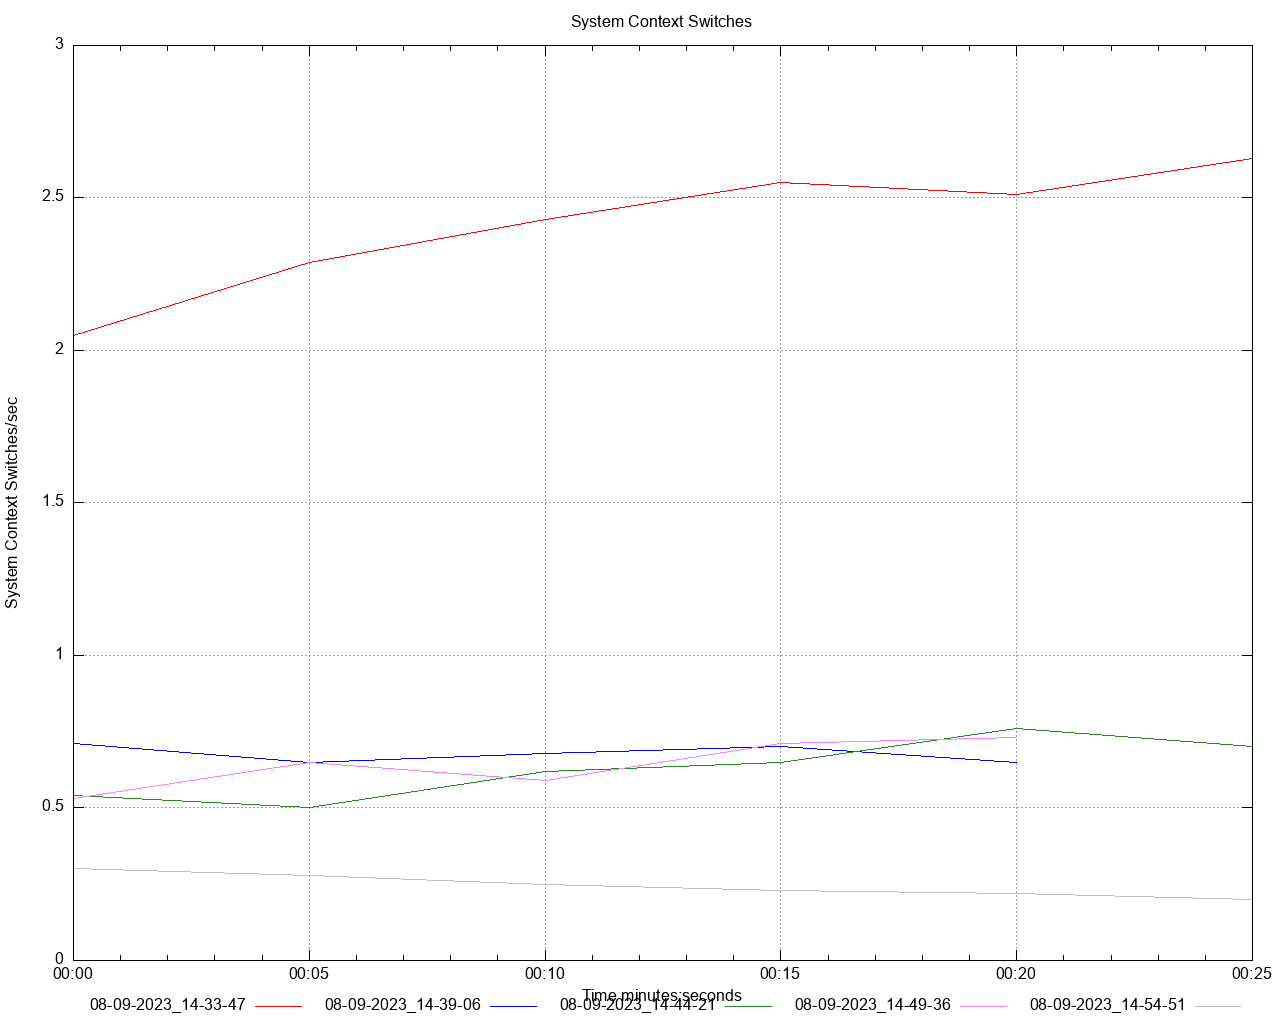

Write gnuplot code to recreate this figure.
set title 'System Context Switches' noenhanced
set style data lines
set datafile separator ","
set terminal png size 1280,1024
set grid
set key below
set xdata time
set timefmt "%s"
offset = 0
t0(x)=(offset=($0==0) ? x : offset, x - offset)
set xlabel 'Time minutes:seconds'
set ylabel 'System Context Switches/sec'
set output '/Users/gbarnett/git/hazelcast-simulator/atomiclong-3node-member/atomicreference/dstat/system_context_switches_A1.png'
plot \
   '/Users/gbarnett/git/hazelcast-simulator/atomiclong-3node-member/atomicreference/data/system_context_switches_A1_1.data' using (t0(timecolumn(1))):2 title "08-09-2023_14-33-47" noenhanced lt rgb "red", \
   '/Users/gbarnett/git/hazelcast-simulator/atomiclong-3node-member/atomicreference/data/system_context_switches_A1_2.data' using (t0(timecolumn(1))):2 title "08-09-2023_14-39-06" noenhanced lt rgb "blue", \
   '/Users/gbarnett/git/hazelcast-simulator/atomiclong-3node-member/atomicreference/data/system_context_switches_A1_3.data' using (t0(timecolumn(1))):2 title "08-09-2023_14-44-21" noenhanced lt rgb "forest-green", \
   '/Users/gbarnett/git/hazelcast-simulator/atomiclong-3node-member/atomicreference/data/system_context_switches_A1_4.data' using (t0(timecolumn(1))):2 title "08-09-2023_14-49-36" noenhanced lt rgb "orchid", \
   '/Users/gbarnett/git/hazelcast-simulator/atomiclong-3node-member/atomicreference/data/system_context_switches_A1_5.data' using (t0(timecolumn(1))):2 title "08-09-2023_14-54-51" noenhanced lt rgb "grey", \
